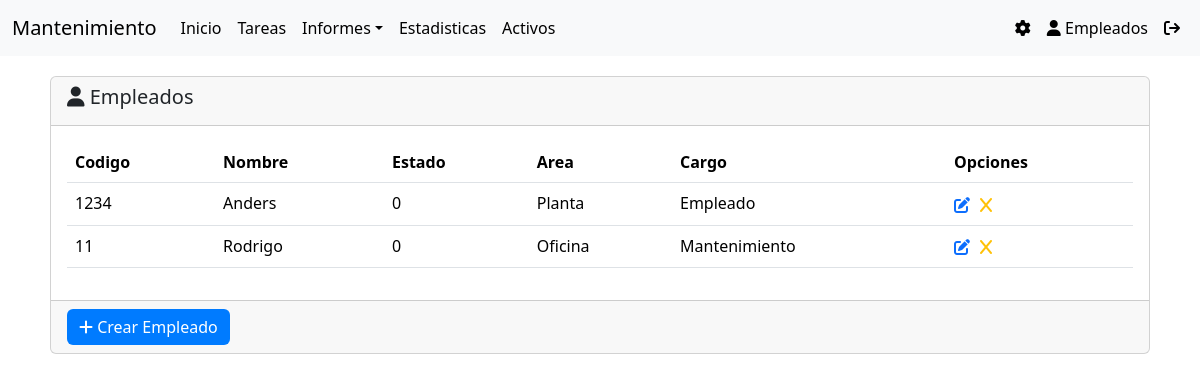
/usuarios/employed/, run on an earlier commit of the app's database.
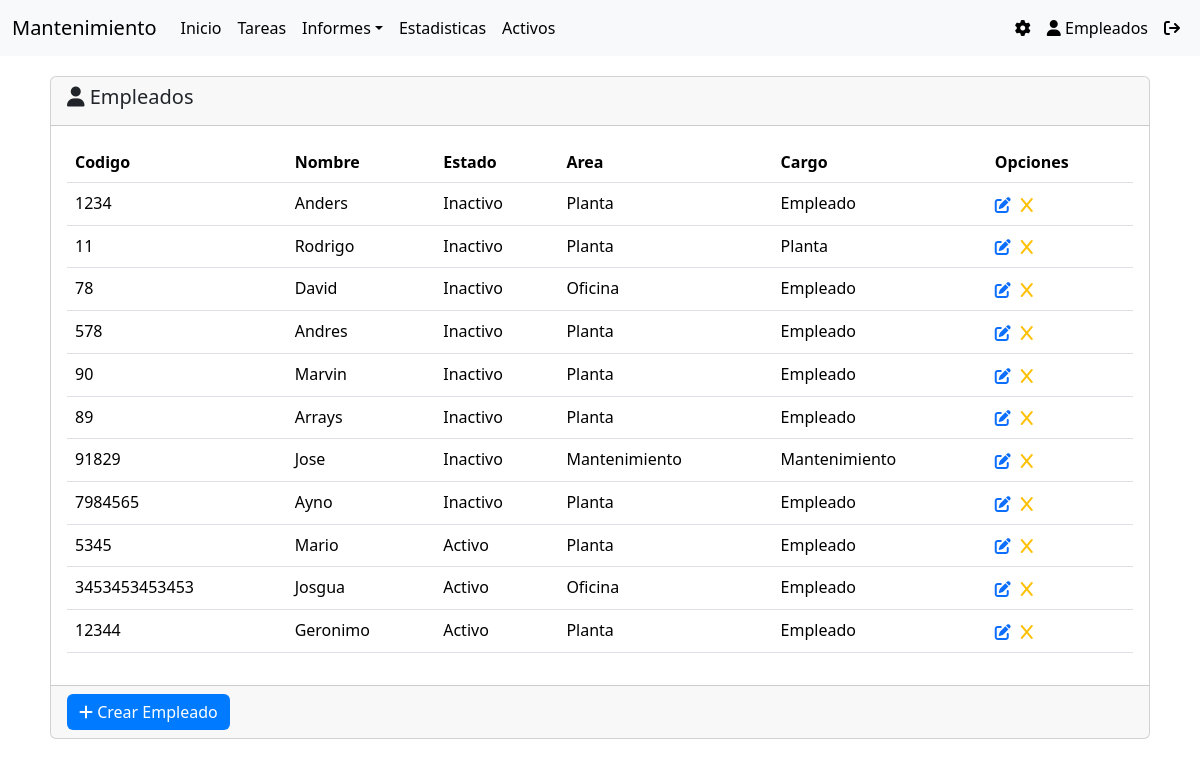
And on a later commit of the database.
### usuarios/models.py (models this page shows)
class worker_plant(models.Model):
    code_worker = models.CharField(max_length=200, unique=True)
    name = models.CharField(max_length=200, null=False)
    last_name = models.CharField(max_length=200, null=False)
    area_worker = models.CharField(max_length=100, null=False)
    carge = models.CharField(max_length=100, null=False)
    stade = models.CharField(max_length=100)
    password = models.CharField(max_length=100)
    activo_worker = models.ForeignKey('activos.activos', on_delete=models.SET_NULL, null=True, related_name='activo_trabajador')

### usuarios/views.py (the view)
# urls.py: path('employed/', editEmployed.as_view(), name ='employed' ),
class editEmployed(View):
    templete_name = 'empleados/edit_employed.html'
    def get(self, request):
        return render(request, self.templete_name, {
            'categorias' : worker_plant.objects.all()
        })

### activos/context_processors.py (called while the page is built)
def activos_list(request):
    activo = activos.objects.all()
    return {
        'activos' : activo
    }

### usuarios/context_processors.py (called while the page is built)
def empleados_disponibles(request):
    empleados = worker_plant.objects.all()
    return {
        'empleado': empleados
    }

### usuarios/templates/empleados/edit_employed.html (shortened to what this page needs)
{% extends 'home.html' %}
{% load static %}
{% block content %}
<div class="container" style="padding: 20px;">
    <div class="card">
        <div class="card-header">
            <h5 class="card-title">
            <i class="fa-solid fa-user"></i>
            Empleados
            </h5>
        </div>
        <div class="card-body">
            <table class="table" id="table_employed">
                <thead>
                  <tr>
                    <th scope="col">Codigo</th>
                    <th scope="col">Nombre</th>
                    <th scope="col">Estado</th>
                    <th scope="col">Area</th>
                    <th scope="col">Cargo</th>
                    <th scope="col">Opciones</th>
                  </tr>
                </thead>
                <tbody>
                    {% for c in categorias %}
                    <tr>
                        <td>{{c.code_worker}}</td>
                        <td>{{c.name}}</td>
                        <td>{{c.stade}}</td>
                        <td>{{c.area_worker}}</td>
                        <td>{{c.carge}}</td>
                        <td>
                            <div class="btn-group" role="group" aria-label="Basic mixed styles example">
                                <div style="padding-right: 10px;">
                                     <a href="{% url 'usuarios:edit_employed' c.id %}" style="border: 2px;"><i class="fa-solid fa-pen-to-square"></i></a>
                                </div>
                                <div>
                                    <a href="{% url 'usuarios:change_status' c.id %}" class="text-warning"><i class="fa-solid fa-x"></i></a>
                                </div>
                            </div>
                        </td>
                    </tr>
                    {% endfor %}
                </tbody>
              </table>
        </div>
        <form action="{% url 'usuarios:createemployed' %}">
            <div class="card-footer">
                <button type="submit" class="btn btn-primary"><i class="fa-solid fa-plus"></i> Crear Empleado</button>
            </div>
        </form>
    </div>
</div>
{% endblock %}

What changed in the data, as far as the page shows it:
changed worker_plant "Anders": stade "0" → "Inactivo"
changed worker_plant "Rodrigo": stade "0" → "Inactivo"; area_worker "Oficina" → "Planta"; carge "Mantenimiento" → "Planta"
added worker_plant: code_worker "78", name "David", stade "Inactivo", area_worker "Oficina", carge "Empleado"
added worker_plant: code_worker "578", name "Andres", stade "Inactivo", area_worker "Planta", carge "Empleado"
added worker_plant: code_worker "90", name "Marvin", stade "Inactivo", area_worker "Planta", carge "Empleado"
added worker_plant: code_worker "89", name "Arrays", stade "Inactivo", area_worker "Planta", carge "Empleado"
added worker_plant: code_worker "91829", name "Jose", stade "Inactivo", area_worker "Mantenimiento", carge "Mantenimiento"
added worker_plant: code_worker "7984565", name "Ayno", stade "Inactivo", area_worker "Planta", carge "Empleado"
added worker_plant: code_worker "5345", name "Mario", stade "Activo", area_worker "Planta", carge "Empleado"
added worker_plant: code_worker "3453453453453", name "Josgua", stade "Activo", area_worker "Oficina", carge "Empleado"
added worker_plant: code_worker "12344", name "Geronimo", stade "Activo", area_worker "Planta", carge "Empleado"
